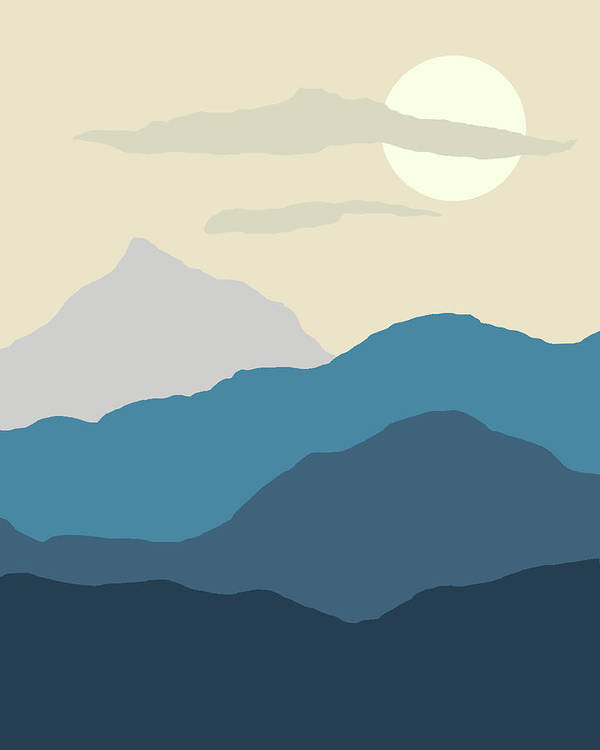
#> input picture data/blue_mountain.jpg, 600 x 750 px
$ python colours_kmeans.py
#> lines starting #> are read from the running program, lines starting #| are printed output that depends on the picture; after the words box and inside, x2 and y2 are one past the last pixel; in counts of white or black regions, pixels touching at a corner belong together
from PIL import Image, ImageDraw, ImageFont
from sklearn.cluster import KMeans
import numpy as np


COLOURS = {
    'red': [255, 0, 0],
    'red-orange': [255, 69, 0],
    'orange': [255, 165, 0],
    'yellow-orange': [255, 215, 0],
    'yellow': [255, 255, 0],
    'yellow-green': [173, 255, 47],
    'green': [0, 128, 0],
    'blue-green': [0, 255, 127],
    'blue': [0, 0, 255],
    'indigo': [75, 0, 130],
    'violet': [238, 130, 238],
    'purple': [128, 0, 128],
    'magenta': [255, 0, 255],
    'pink': [255, 192, 203],
    'cyan': [0, 255, 255],
    'turquoise': [64, 224, 208],
    'sky-blue': [135, 206, 235],
    'lime-green': [50, 205, 50]
}

def find_closest(pixel):
    min_distance = float('inf')
    closest = None
    for colour_name, colour in COLOURS.items():
        distance = np.linalg.norm(np.array(pixel) - np.array(colour))
        if distance < min_distance:
            min_distance = distance
            closest = colour_name
    return COLOURS[closest]

img = Image.open("data/blue_mountain.jpg")
#> img is the input picture: PIL image 600x750 RGB; mean R, G, B 140.4, 158.4, 158.9
img_np = np.array(img)

reshaped_img = img_np.reshape((-1, 3))

# change this value based on complexity of the image
num_clusters = 6

kmeans = KMeans(n_clusters=num_clusters, random_state=0, n_init='auto')
kmeans.fit(reshaped_img)
labels = kmeans.predict(reshaped_img)
cluster_centers = kmeans.cluster_centers_
segmented_img = cluster_centers[labels].reshape(img_np.shape).astype(np.uint8)

solid_lines_img = Image.new('RGB', img.size, (255, 255, 255))
#> solid_lines_img: PIL image 600x750 RGB; every value is 255
draw = ImageDraw.Draw(solid_lines_img)

# Draw solid lines between clusters
for y in range(img.height - 1):
    for x in range(img.width - 1):
        if labels[y * img.width + x] != labels[y * img.width + (x + 1)] or \
           labels[y * img.width + x] != labels[(y + 1) * img.width + x]:
            draw.point((x, y), fill='black')


solid_lines_img.save('clustered/clustered_kmeans.jpg')
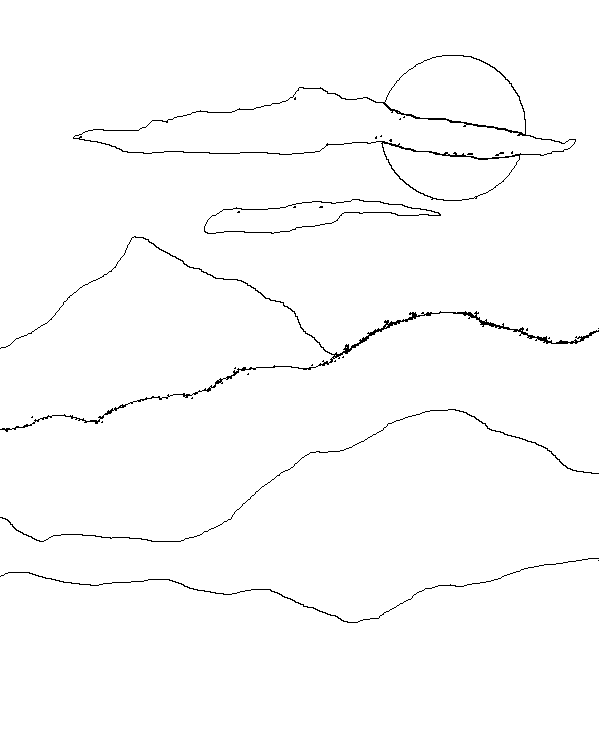
#> saved as clustered_kmeans.jpg: PIL image 600x750 RGB; 98.7% white; black in thin lines or dots, all inside (x1, y1, x2, y2) = (0, 55, 599, 623)
